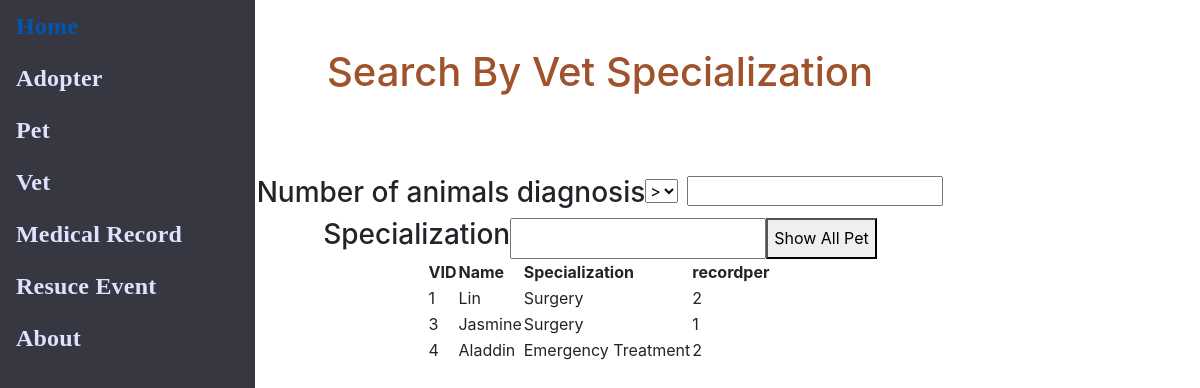
The app's page /NestedGroupBy.php with its own data.
### tables this page shows
CREATE TABLE Vet (
VID INTEGER PRIMARY KEY,
Name Char(100),
Specialization Char(100)
);

### NestedGroupBy.php (the view, shortened to what this page needs)
<!DOCTYPE html>
<html lang="en">
<head>
   <link rel="stylesheet" href="https://maxcdn.bootstrapcdn.com/bootstrap/4.5.2/css/bootstrap.min.css">
   <link rel="stylesheet" href="./CSS/style.css" />
</head>
<body>
<br>
<br>
<h1 style= "text-align: center;
                      color:#a0522d;" >Search By Vet Specialization </h1>
                      <br>
                      <br>
                      <br>
	<div class="nav">
      <ul class="nav flex-column">
        <li class="nav-item">
          <a class="nav-link active navfont" href="./index.php">Home</a>
        </li>
        <li class="nav-item">
          <a class="nav-link navfont" href="./AdopterManage.php">Adopter</a>
        </li>
        <li class="nav-item">
	<a class="nav-link navfont" href="./Pet.php">Pet</a>
        </li>
        <li class="nav-item">
          <a class="nav-link navfont" href="./vet.php">Vet</a>
        </li>
        <li class="nav-item">
          <a class="nav-link navfont" href="./MedicalRecord.php">Medical Record</a>
        </li>
        <li class="nav-item">
          <a class="nav-link navfont" href="./RescueEvent.php">Resuce Event</a>
        </li>
        <li class="nav-item">
          <a class="nav-link navfont" href="./About.php">About</a>
        </li>
      </ul>
    </div>
    <div class="row justify-content-center" >
<h3>Number of animals diagnosis </h3>
<form method="GET">
<select name="field">
               <option value=">"> > </option>
            </select>
  <input  type="text" name="record"></input>
  </div>
	     <div class="row  justify-content-center">
	<h3>Specialization</h3>
<form method="GET">
  <input  type="text" name="spe"> </input>
  <button name="ageget">Show All Pet</button>
  </div>
<div class="row justify-content-center">
  <?php
$operatorSign = ">=";
$Spes = NULL;
$records = 0;
$db = mysqli_connect('localhost', 'root', 'root', 'project');
	   ?>
	   <br/>
	   <?php
$sql2 = " SELECT vet.VID, vet.Name, vet.Specialization,Count(medicalrecord_manage.VID) AS recordper
FROM vet JOIN medicalrecord_manage ON vet.VID = medicalrecord_manage.VID
Where vet.Specialization IN (
SELECT vet.Specialization
FROM vet
WHERE vet.Specialization LIKE '$Spes%' )
GROUP BY vet.VID
HAVING recordper $operatorSign $records ";
$result = $db->query($sql2);
echo"<table>";
echo "<tr><th> VID</th><th>Name</th><th>Specialization</th><th>recordper</th></tr>";
while($row = $result->fetch_assoc()) {
	echo "<tr><td>".$row["VID"]."</td><td>".$row["Name"]."</td>
	<td>".$row["Specialization"]."</td><td>".$row["recordper"]."</td><td>";
      }
     echo"</table>";
?>
  </div>
</body>
</html>

### CSS/style.css (style rules this page uses)
.nav { position: absolute; width: 255px; height: 100%; left: 0px; top: 0px; background: #363740; }
.navfont { font-family: "Mulish"; font-style: bold; font-weight: bold; font-size: 24px; letter-spacing: 0.2px; color: #dde2ff; }

### records on screen
vet: VID "1", Name "Lin", Specialization "Surgery", recordper "2"
vet: VID "3", Name "Jasmine", Specialization "Surgery", recordper "1"
vet: VID "4", Name "Aladdin", Specialization "Emergency Treatment", recordper "2"
